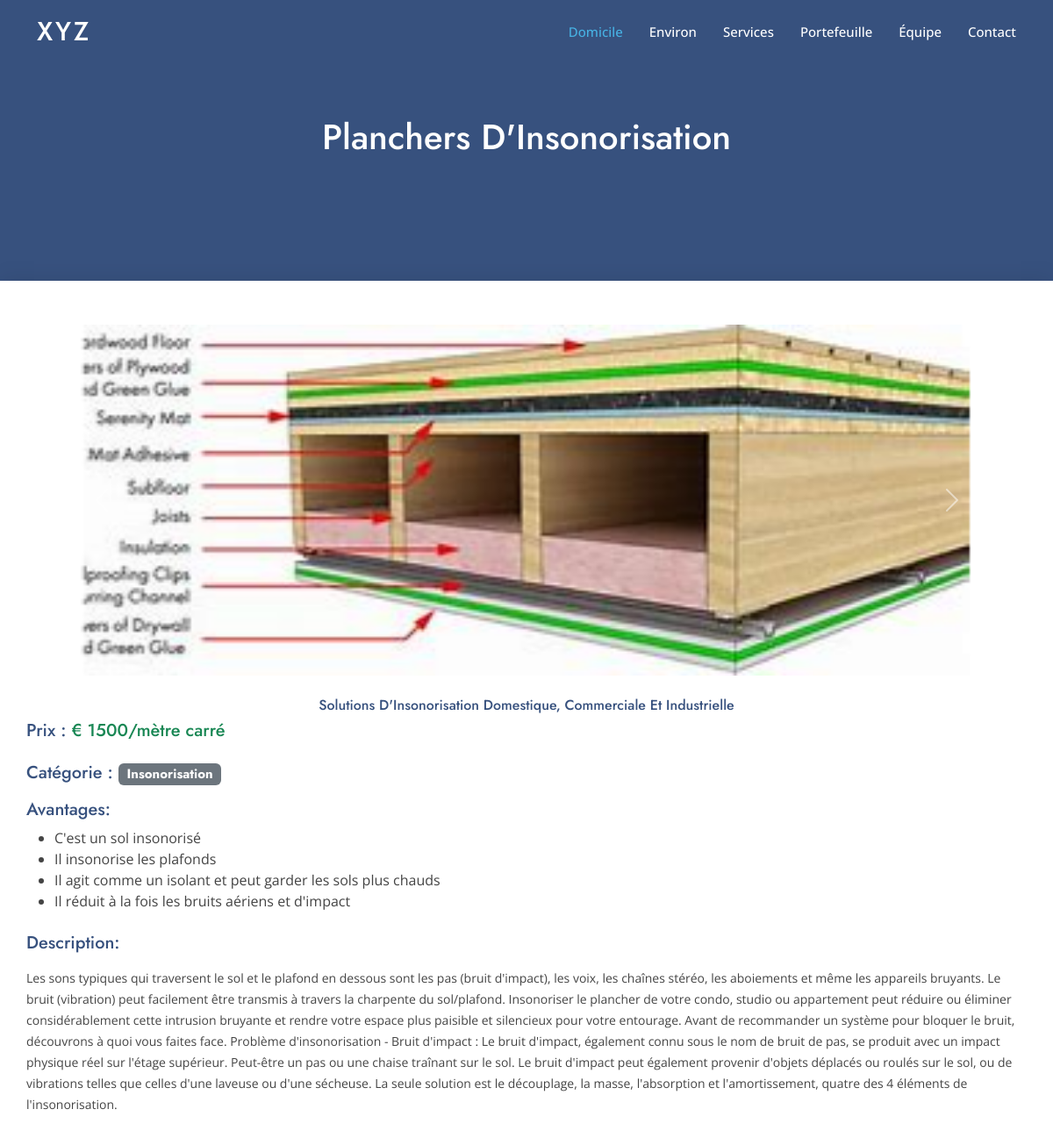
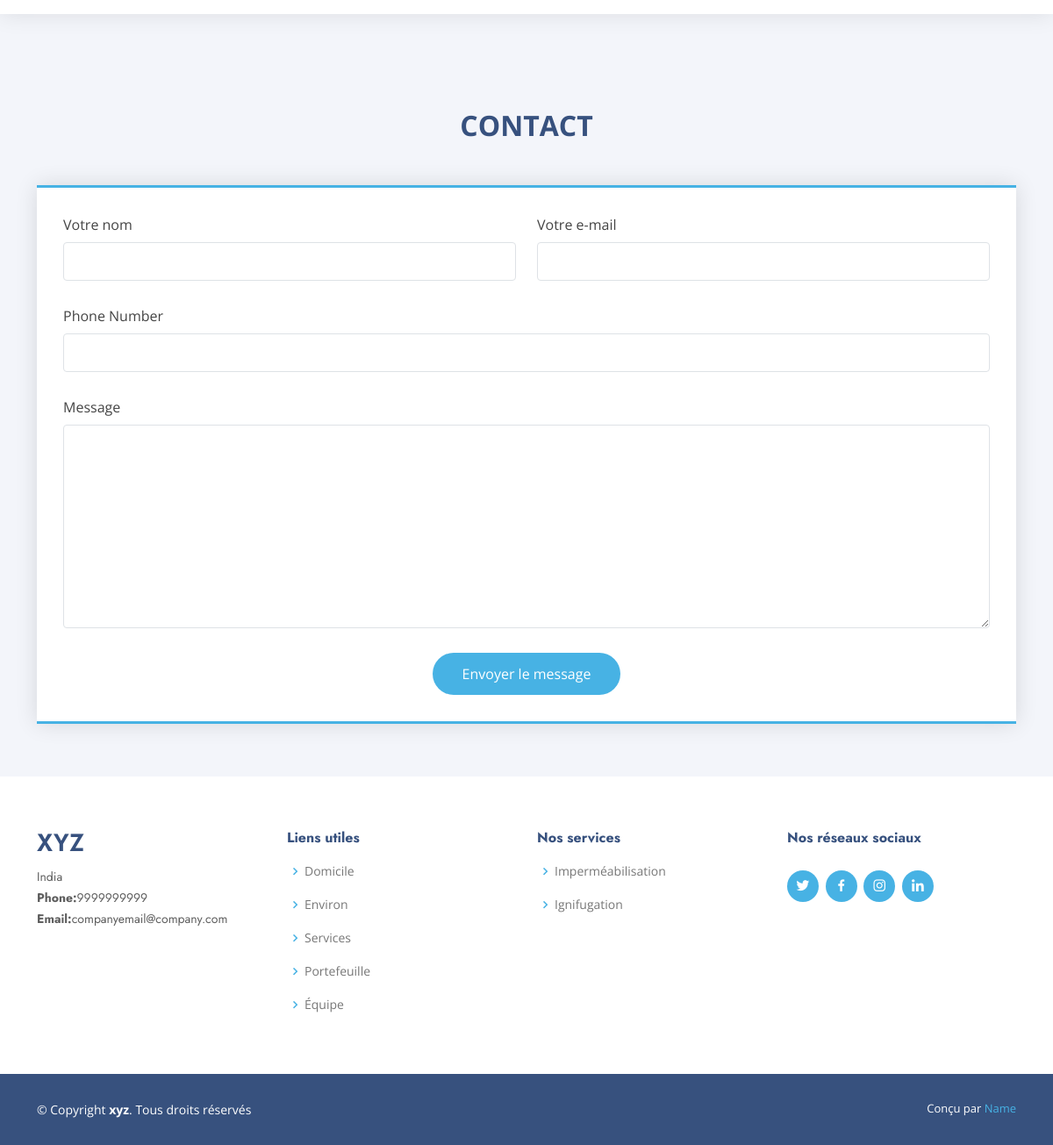
The page /service/3 on the database its author committed (2 pictures, top to bottom).
### home/models.py (models this page shows, shortened)
class CompanyDetails(models.Model):
    name = models.CharField(max_length=50)
    phone_number = models.PositiveIntegerField()
    address = models.CharField(max_length=300)
    email = models.EmailField()
    twitter_link = models.CharField(max_length=200,default="#")
    facebook_link = models.CharField(max_length=200,default="#")
    instagram_link = models.CharField(max_length=200,default="#")
    linkedin_link = models.CharField(max_length=200,default="#")
    map_link = models.CharField(max_length=500,default="#")

class BaseModel(models.Model):
    id = models.AutoField(primary_key=True)
    created_at = models.DateTimeField(auto_now_add=True)
    updated_at = models.DateTimeField(auto_now=True)
    class Meta:
        abstract = True

class Service(BaseModel):
    title = models.CharField(max_length=500)
    description = models.TextField()
    category = models.ForeignKey(
        Category, on_delete=models.CASCADE, related_name='services')
    price = models.PositiveIntegerField()
    unit = models.ForeignKey(Unit, on_delete=models.CASCADE)
    meta_title = models.CharField(max_length=200)
    meta_description = models.CharField(max_length=500)
    advantages = models.ManyToManyField(Advantage)

class Image(BaseModel):
    service = models.ForeignKey(
        Service, on_delete=models.CASCADE, related_name='images')
    image = models.ImageField(upload_to='images/')
    alt_text = models.CharField(max_length=50)

class Unit(BaseModel):
    unit = models.CharField(max_length=50)
    def __str__(self):
        return self.unit

class Category(BaseModel):
    category = models.CharField(max_length=50)
    def __str__(self):
        return self.category

class Advantage(BaseModel):
    advantage = models.CharField(max_length=200)
    def __str__(self):
        return self.advantage

### home/views.py (the view)
# urls.py: path('service/<pk>',get_service),
def get_service(request, pk):
    service = Service.objects.filter(id=pk)
    if not service.exists():
        messages.error(request, '404 introuvables !')
        return redirect('index')
    form = ServiceRequsetForm
    if request.method == 'POST':
        form = ServiceRequsetForm(request.POST)
        if form.is_valid():
            form.save()
            messages.success(request, 'Demande soumise avec succès')
    return render(request, 'home/service_detail.html', {'service': service[0], 'form': form, "company_details": CompanyDetails.objects.last()})

### templates/home/service_detail.html (shortened to what this page needs)
{% extends 'home/base.html' %}
{% load my_tags %}
{% block body %}
<div class="temp-div d-flex align-items-center justify-content-center">
    <h1 class='white'>{{service.title|title}}</h1>
</div>
<div class="section-bg services">
<div class=" icon-box   mb-4 ">
    <div class="text-center">
        <div id="carouselExample" class="carousel slide">
            <div class="carousel-inner">
            {% for image in service.images.all  %}
              <div class="carousel-item
              {% if forloop.counter == 1 %}
              active
              {% endif %}
              ">
                <img src="{{image.image.url}}" class="d-block " alt="{{image.alt_text}}">
              </div>
              {% endfor %}
            </div>
            <button class="carousel-control-prev" type="button" data-bs-target="#carouselExample" data-bs-slide="prev">
              <span class="carousel-control-prev-icon" aria-hidden="true"></span>
            </button>
            <button class="carousel-control-next" type="button" data-bs-target="#carouselExample" data-bs-slide="next">
              <span class="carousel-control-next-icon" aria-hidden="true"></span>
            </button>
          </div>
    </div>
    <h6 class="mt-4 blue text-center">
        {{service.meta_title|title}}
    </h6>
        <h5 class="blue">
            <span>Prix : </span>
            <span class=" text-success">€ {{service.price}}/{{service.unit}}</span>
        </h5>
    <h5 class='mt-4 blue'>
        <span class="h5">Catégorie  : <span class="badge bg-secondary">{{service.category|title}}</span></span>
    </h5>
    <div class="mt-3">
        <h5 class="blue">Avantages:</h5>
        <ul class="mt-2">
            {% for advantage in service.advantages.all %}
            <li>{{advantage}}</li>
            {% endfor %}
        </ul>
    </div>
    <div class="mt-4">
        <h5 class="blue">Description:</h5>
        <p class="mt-3 p">
            {{service.description}}
        </p>
    </div>
</div>
<section id="contact" class="contact">
    <div class="container"  data-aos="fade-up">
            <div class="h2 mt-4 mb-4 blue text-center fw-bold">
                CONTACT
            </div>
            <div class=" mt-5  d-flex align-items-stretch">
                <form action="{% url 'contact' %}" method="post" role="form" class="php-email-form">
                    <div class="row">
                        <div class="form-group col-md-6">
                            <label for="name">Votre nom</label>
                            <input type="text" name="name" class="form-control" id="name" required>
                        </div>
                        <div class="form-group col-md-6">
                            <label for="email">Votre e-mail</label>
                            <input type="email" class="form-control" name="email" id="email" required>
                        </div>
                    </div>
                    <div class="form-group">
                        <label for="phone">Phone Number</label>
                        <input type="text" class="form-control" name="phone_number" id="phone" required>
                    </div>
                    <div class="form-group">
                        <label for="description">Message</label>
                        <textarea class="form-control" name="description" rows="10" required></textarea>
                    </div>
                    <div class="text-center"><button type="submit">Envoyer le message</button></div>
                </form>
            </div>
    </div>
</section>
</div>
{% endblock body %}

### templates/home/base.html (shortened to what this page needs)
{% load static %}
<!DOCTYPE html>
<html lang="en">
<head>
  <link href="{% static 'vendor/aos/aos.css' %} " rel="stylesheet">
  <link href="{% static 'vendor/bootstrap/css/bootstrap.min.css' %} " rel="stylesheet">
  <link href="{% static 'vendor/bootstrap-icons/bootstrap-icons.css' %} " rel="stylesheet">
  <link href="{% static 'vendor/boxicons/css/boxicons.min.css' %} " rel="stylesheet">
  <link href="{% static 'vendor/glightbox/css/glightbox.min.css' %} " rel="stylesheet">
  <link href="{% static 'vendor/remixicon/remixicon.css' %}" rel ="stylesheet">
  <link href="{% static 'vendor/swiper/swiper-bundle.min.css' %} " rel="stylesheet">
  <link href="{% static 'css/style.css' %} " rel="stylesheet">
</head>
<body>
  <header id="header" class="fixed-top ">
    <div class="container d-flex align-items-center">
      <h1 class="logo me-auto"><a href="{% url 'index' %}">{{company_details.name}}</a></h1>
      <nav id="navbar" class="navbar">
        <ul>
          <li><a class="nav-link scrollto active" href="{% url 'index' %}">Domicile</a></li>
          <li><a class="nav-link scrollto" href="http://127.0.0.1:8000/#about">Environ</a></li>
          <li><a class="nav-link scrollto" href="http://127.0.0.1:8000/#services">Services</a></li>
          <li><a class="nav-link   scrollto" href="http://127.0.0.1:8000/#portfolio">Portefeuille</a></li>
          <li><a class="nav-link scrollto" href="http://127.0.0.1:8000/#team">Équipe</a></li>
          <li><a class="nav-link scrollto" href="http://127.0.0.1:8000/#contact">Contact</a></li>
        </ul>
      </nav>
    </div>
  </header>
  {% block body %}
  {% endblock body %}
  <footer id="footer">
    <div class="footer-top">
      <div class="container">
        <div class="row">
          <div class="col-lg-3 col-md-6 footer-contact">
            <h3>{{company_details.name}}</h3>
            <p>
            {{company_details.address|title}}
            <br>
              <strong>Phone:</strong>{{company_details.phone_number}}<br>
              <strong>Email:</strong>{{company_details.email}}<br>
            </p>
          </div>
          <div class="col-lg-3 col-md-6 footer-links">
            <h4>Liens utiles</h4>
            <ul>
              <li><i class="bx bx-chevron-right"></i> <a href="{% url 'index' %}">Domicile</a></li>
              <li><i class="bx bx-chevron-right"></i> <a href="http://127.0.0.1:8000/#about">Environ</a></li>
              <li><i class="bx bx-chevron-right"></i> <a href="http://127.0.0.1:8000/#services">Services</a></li>
              <li><i class="bx bx-chevron-right"></i><a href="http://127.0.0.1:8000/#portfolio">Portefeuille</a></li>
              <li><i class="bx bx-chevron-right"></i><a href="http://127.0.0.1:8000/#team">Équipe</a></li>
            </ul>
          </div>
          <div class="col-lg-3 col-md-6 footer-links">
            <h4>Nos services</h4>
            <ul>
              <li><i class="bx bx-chevron-right"></i> <a href="#services">Imperméabilisation</a></li>
              <li><i class="bx bx-chevron-right"></i> <a href="#services">Ignifugation</a></li>
            </ul>
          </div>
          <div class="col-lg-3 col-md-6 footer-links">
            <h4>Nos réseaux sociaux</h4>
            <div class="social-links mt-3">
              <a href="{{company_details.twitter_link}}" class="twitter"><i class="bx bxl-twitter"></i></a>
              <a href="{{company_details.facebook_link}}" class="facebook"><i class="bx bxl-facebook"></i></a>
              <a href="{{company_details.instagram_link}}" class="instagram"><i class="bx bxl-instagram"></i></a>
              <a href="{{company_details.linkedin_link}}" class="linkedin"><i class="bx bxl-linkedin"></i></a>
            </div>
          </div>
        </div>
      </div>
    </div>
    <div class="container footer-bottom clearfix">
      <div class="copyright">
        &copy; Copyright <strong><span>{{company_details.name}}</span></strong>. Tous droits réservés
      </div>
      <div class="credits">
        Conçu par <a href="#">Name</a>
      </div>
    </div>
  </footer>
</body>
</html>

### static/css/style.css (style rules this page uses)
body { font-family: "Open Sans", sans-serif; color: #444444; }
a { color: #47b2e4; text-decoration: none; }
.blue { color: #37517e; }
h1, h2, h3, h4, h5, h6 { font-family: "Jost", sans-serif; }
#header { transition: all 0.5s; z-index: 997; padding: 15px 0; }
#header .logo { font-size: 30px; margin: 0; padding: 0; line-height: 1; font-weight: 500; letter-spacing: 2px; text-transform: uppercase; }
#header .logo a { color: #fff; }
.navbar { padding: 0; }
.navbar ul { margin: 0; padding: 0; display: flex; list-style: none; align-items: center; }
.navbar li { position: relative; }
.navbar a, .navbar a:focus { display: flex; align-items: center; justify-content: space-between; padding: 10px 0 10px 30px; font-size: 15px; font-weight: 500; color: #fff; white-space: nowrap; transition: 0.3s; }
.navbar a:hover, .navbar .active, .navbar .active:focus, .navbar li:hover>a { color: #47b2e4; }
section { padding: 60px 0; overflow: hidden; }
.section-bg { background-color: #f3f5fa; }
.services .icon-box { box-shadow: 0px 0 25px 0 rgba(0, 0, 0, 0.1); padding: 50px 30px; transition: all ease-in-out 0.4s; background: #fff; }
.services .icon-box p { line-height: 24px; font-size: 14px; margin-bottom: 0; }
.carousel-inner .carousel-item img { height: 25rem !important; margin: auto; }
.contact .php-email-form { width: 100%; border-top: 3px solid #47b2e4; border-bottom: 3px solid #47b2e4; padding: 30px; background: #fff; box-shadow: 0 0 24px 0 rgba(0, 0, 0, 0.12); }
.contact .php-email-form .form-group { padding-bottom: 8px; }
.contact .php-email-form .form-group { margin-bottom: 20px; }
.contact .php-email-form label { padding-bottom: 8px; }
.contact .php-email-form input, .contact .php-email-form textarea { border-radius: 0; box-shadow: none; font-size: 14px; border-radius: 4px; }
.contact .php-email-form input { height: 44px; }
.contact .php-email-form textarea { padding: 10px 12px; }
.contact .php-email-form button[type=submit] { background: #47b2e4; border: 0; padding: 12px 34px; color: #fff; transition: 0.4s; border-radius: 50px; }
#footer { font-size: 14px; background: #37517e; }
#footer .footer-top { padding: 60px 0 30px 0; background: #fff; }
#footer .footer-top .footer-contact { margin-bottom: 30px; }
#footer .footer-top .footer-contact h3 { font-size: 28px; margin: 0 0 10px 0; padding: 2px 0 2px 0; line-height: 1; text-transform: uppercase; font-weight: 600; color: #37517e; }
#footer .footer-top .footer-contact p { font-size: 14px; line-height: 24px; margin-bottom: 0; font-family: "Jost", sans-serif; color: #5e5e5e; }
#footer .footer-top h4 { font-size: 16px; font-weight: bold; color: #37517e; position: relative; padding-bottom: 12px; }
#footer .footer-top .footer-links { margin-bottom: 30px; }
#footer .footer-top .footer-links ul { list-style: none; padding: 0; margin: 0; }
#footer .footer-top .footer-links ul i { padding-right: 2px; color: #47b2e4; font-size: 18px; line-height: 1; }
#footer .footer-top .footer-links ul li { padding: 10px 0; display: flex; align-items: center; }
#footer .footer-top .footer-links ul li:first-child { padding-top: 0; }
#footer .footer-top .footer-links ul a { color: #777777; transition: 0.3s; display: inline-block; line-height: 1; }
#footer .footer-top .social-links a { font-size: 18px; display: inline-block; background: #47b2e4; color: #fff; line-height: 1; padding: 8px 0; margin-right: 4px; border-radius: 50%; text-align: center; width: 36px; height: 36px; transition: 0.3s; }
#footer .footer-bottom { padding-top: 30px; padding-bottom: 30px; color: #fff; }
#footer .copyright { float: left; }
#footer .credits { float: right; font-size: 13px; }
#footer .credits a { transition: 0.3s; }
.temp-div { height:20rem; background-color:#37517e; }
.white { color: white; }

### rows shown on the page
CompanyDetails: name "XYZ", address "India", phone_number "9999999999", email "companyemail@company.com", name "xyz"
Service: title "Planchers D'Insonorisation", meta_title "Solutions D'Insonorisation Domestique, Commerciale Et Industrielle", price "1500", unit "mètre carré", category "Insonorisation", description "Les sons typiques qui traversent le sol et le plafond en dessous sont les pas (bruit d'impact), les voix, les chaînes stéréo, les aboiements et même les appareils bruyants. Le bruit (vibration) peut facilement être transmis à travers la charpente du sol/plafond. Insonoriser le plancher de votre condo, studio ou appartement peut réduire ou éliminer considérablement cette intrusion bruyante et rendre votre espace plus paisible et silencieux pour votre entourage. Avant de recommander un système pour bloquer le bruit, découvrons à quoi vous faites face. Problème d'insonorisation - Bruit d'impact : Le bruit d'impact, également connu sous le nom de bruit de pas, se produit avec un impact physique…"
Image: image (picture)
Advantage: advantage "C'est un sol insonorisé"
Advantage: advantage "Il insonorise les plafonds"
Advantage: advantage "Il agit comme un isolant et peut garder les sols plus chauds"
Advantage: advantage "Il réduit à la fois les bruits aériens et d'impact"
